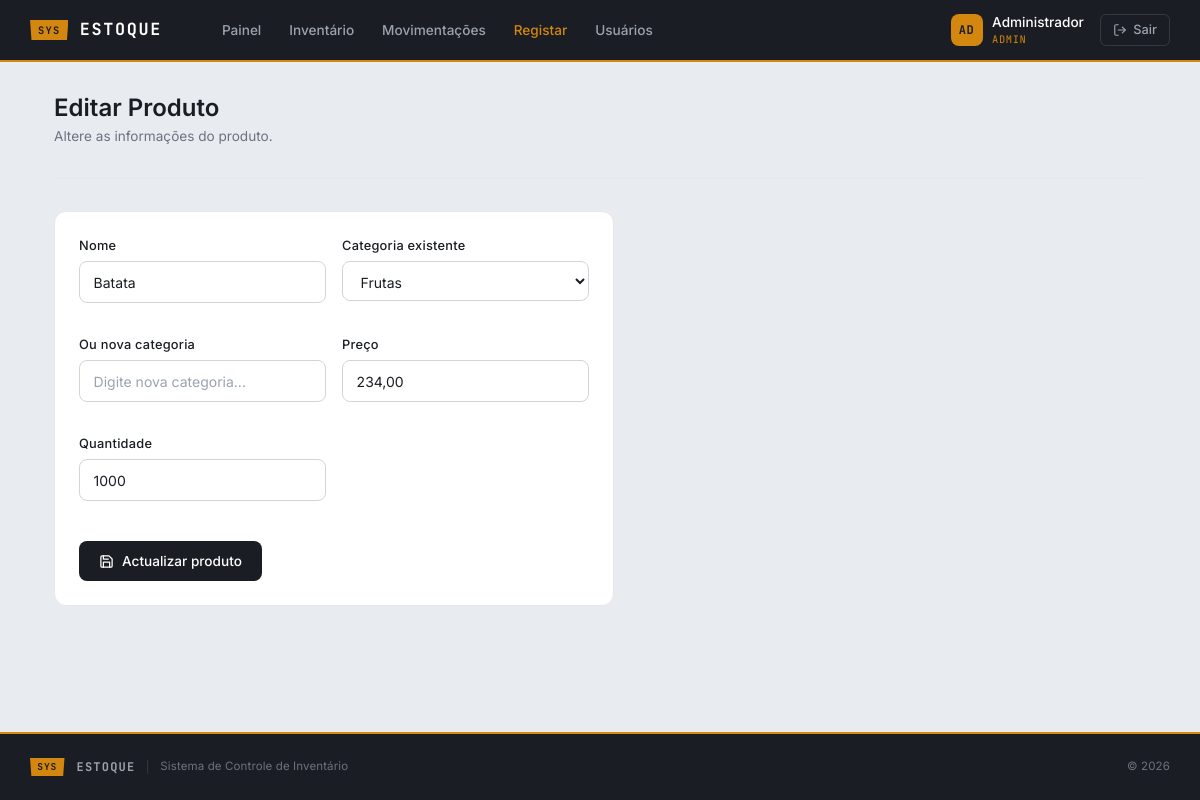
Page /pages/CriaProduto.php?editar=10 (signed in) on the committed database.
### tables this page shows
CREATE TABLE `produtos` (
  `id` int(255) NOT NULL,
  `codigo` varchar(20) NOT NULL,
  `nome` varchar(100) NOT NULL,
  `categoria` varchar(100) DEFAULT NULL,
  `preco` decimal(10,2) DEFAULT NULL,
  `quantidade` int(11) DEFAULT 0,
  `categoria_id` int(11) DEFAULT NULL
);

CREATE TABLE `categorias` (
  `id` int(11) NOT NULL,
  `nome` varchar(100) NOT NULL,
  `created_at` timestamp NOT NULL DEFAULT current_timestamp()
);

### model/Produto.php (called while the page is built, shortened)
<?php
class Produto {
    private $conn;
    public function __construct($conn) {
        $this->conn = $conn;
    }
    public function buscarPorId($id) {
        $sql = "SELECT * FROM produtos WHERE id = ?";
        $query = $this->conn->prepare($sql);
        $query->bind_param("i", $id);
        $query->execute();
        $resultado = $query->get_result();
        return $resultado->fetch_assoc();
    }
    public function obterCategorias() {
        $sql = "SELECT id, nome FROM categorias ORDER BY nome ASC";
        $query = $this->conn->prepare($sql);
        $query->execute();
        $resultado = $query->get_result();
        return $resultado->fetch_all(MYSQLI_ASSOC);
    }
}

### pages/CriaProduto.php (the view, shortened to what this page needs)
<?php
require_once __DIR__ . "/../config/Database.php";
require_once __DIR__ . "/../model/Produto.php";
$db = new Database();
$conn = $db->conectar();
$produto = new Produto($conn);
$categorias = $produto->obterCategorias();
$isEditing = false;
$produtoData = null;
if (isset($_GET['editar'])) {
    $editarId = (int)$_GET['editar'];
    $produtoData = $produto->buscarPorId($editarId);
    if ($produtoData) {
        $isEditing = true;
    }
}
require_once "layouts/header.php";
?>
<div class="app-body">
    <div class="app-container">
        <div class="page-header">
            <h1><?= $isEditing ? 'Editar Produto' : 'Cadastrar Produto' ?></h1>
            <p><?= $isEditing ? 'Altere as informações do produto.' : 'Adicione um novo produto ao inventário.' ?></p>
        </div>
        <div class="card-app" style="max-width:560px;">
            <form method="POST">
                <div class="row g-3">
                    <div class="col-12 col-md-6">
                        <div class="field-group">
                            <label for="nome">Nome</label>
                            <input id="nome" type="text" name="nome" required placeholder="Nome do produto" value="<?= $isEditing ? htmlspecialchars($produtoData['nome']) : '' ?>">
                        </div>
                    </div>
                    <div class="col-12 col-md-6">
                        <div class="field-group">
                            <label for="categoria_id">Categoria existente</label>
                            <select id="categoria_id" name="categoria_id">
                                <?php foreach ($categorias as $cat): ?>
                                <option value="<?= $cat['id'] ?>" <?= $isEditing && (int)$produtoData['categoria_id'] === (int)$cat['id'] ? 'selected' : '' ?>><?= htmlspecialchars($cat['nome']) ?></option>
                                <?php endforeach; ?>
                            </select>
                        </div>
                    </div>
                    <div class="col-12 col-md-6">
                        <div class="field-group">
                            <label for="nova_categoria">Ou nova categoria</label>
                            <input id="nova_categoria" type="text" name="nova_categoria" placeholder="Digite nova categoria...">
                        </div>
                    </div>
                    <div class="col-12 col-md-6">
                        <div class="field-group">
                            <label for="preco">Preço</label>
                            <input id="preco" type="text" name="preco" required placeholder="0,00" value="<?= $isEditing ? number_format((float)$produtoData['preco'], 2, ',', '') : '' ?>">
                        </div>
                    </div>
                    <div class="col-12 col-md-6">
                        <div class="field-group">
                            <label for="quantidade">Quantidade</label>
                            <input id="quantidade" type="number" name="quantidade" min="0" required placeholder="0" value="<?= $isEditing ? (int)$produtoData['quantidade'] : '' ?>">
                        </div>
                    </div>
                </div>
                <div style="margin-top:1.5rem;">
                    <button type="submit" class="btn-primary-app">
                        <svg viewBox="0 0 24 24"><path d="M19 21H5a2 2 0 0 1-2-2V5a2 2 0 0 1 2-2h11l5 5v11a2 2 0 0 1-2 2z"/><polyline points="17 21 17 13 7 13 7 21"/><polyline points="7 3 7 8 15 8"/></svg>
                        <?= $isEditing ? 'Actualizar produto' : 'Salvar produto' ?>
                    </button>
                </div>
            </form>
        </div>
    </div>
</div>
<?php require_once "layouts/footer.php"; ?>

### public/css/app.css (style rules this page uses)
:root { --c-deep: #1A1D23; --c-deep-mid: #252830; --c-paper: #E8ECF1; --c-amber: #D4870E; --c-amber-light: #F5B942; --c-white: #FFFFFF; --c-muted: #6B7280; --c-muted-light: #9CA3AF; --c-border: #D1D5DB; --c-border-light: #E5E7EB; --c-input-bg: #F3F4F6; --c-error: #DC2626; --c-success: #059669; --font-body: 'Inter', system-ui, sans-serif; --font-tag: 'JetBrains Mono', monospace; }
*, *::before, *::after { margin: 0; padding: 0; box-sizing: border-box; }
body { font-family: var(--font-body); background: var(--c-paper); color: var(--c-deep); min-height: 100vh; display: flex; flex-direction: column; }
.app-body { flex: 1; padding: 2rem 0; }
.app-container { max-width: 1140px; margin: 0 auto; padding: 0 1.5rem; width: 100%; }
.page-header { margin-bottom: 2rem; padding-bottom: 1rem; border-bottom: 1px solid var(--c-border-light); }
.page-header h1 { font-size: 1.5rem; font-weight: 600; color: var(--c-deep); margin-bottom: 0.2rem; }
.page-header p { font-size: 0.85rem; color: var(--c-muted); }
.field-group { margin-bottom: 1rem; }
.field-group label { display: block; font-size: 0.8rem; font-weight: 500; color: var(--c-deep); margin-bottom: 0.35rem; letter-spacing: 0.02em; }
.field-group input, .field-group select, .field-group textarea { width: 100%; padding: 0.6rem 0.85rem; border: 1.5px solid var(--c-border); border-radius: 8px; font-family: var(--font-body); font-size: 0.875rem; color: var(--c-deep); background: var(--c-white); transition: border-color 0.2s, box-shadow 0.2s; outline: none; }
.field-group input::placeholder, .field-group textarea::placeholder { color: var(--c-muted-light); }
.btn-primary-app { display: inline-flex; align-items: center; gap: 0.5rem; padding: 0.6rem 1.25rem; background: var(--c-deep); color: var(--c-white); border: none; border-radius: 8px; font-family: var(--font-body); font-size: 0.85rem; font-weight: 500; cursor: pointer; transition: background 0.15s; }
.btn-primary-app svg { width: 15px; height: 15px; stroke: currentColor; fill: none; stroke-width: 2; stroke-linecap: round; stroke-linejoin: round; }
.card-app { background: var(--c-white); border: 1px solid var(--c-border-light); border-radius: 12px; padding: 1.5rem; }

### rows in the picture
produtos: nome "Batata", categoria_id "Frutas", preco "234,00", quantidade "1000"

### other values in the picture
substr($_SESSION['nome'] ?? 'U', 0, 2) "AD"
$_SESSION['nome'] "Administrador"
$_SESSION['role'] "ADMIN"
